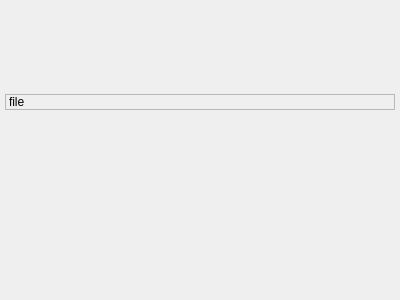
<?xml version="1.0" encoding="UTF-8"?>
<ui version="4.0">
 <class>LuaEditor</class>
 <widget class="QDialog" name="LuaEditor">
  <property name="geometry">
   <rect>
    <x>0</x>
    <y>0</y>
    <width>400</width>
    <height>300</height>
   </rect>
  </property>
  <property name="windowTitle">
   <string>Modules Editor</string>
  </property>
  <layout class="QGridLayout" name="gridLayout">
   <property name="margin">
    <number>5</number>
   </property>
   <item row="2" column="0">
    <widget class="QDialogButtonBox" name="buttonBox">
     <property name="orientation">
      <enum>Qt::Horizontal</enum>
     </property>
     <property name="standardButtons">
      <set>QDialogButtonBox::NoButton</set>
     </property>
    </widget>
   </item>
   <item row="1" column="0">
    <layout class="QGridLayout" name="layout">
     <item row="0" column="0">
      <widget class="QLabel" name="l_file">
       <property name="sizePolicy">
        <sizepolicy hsizetype="Preferred" vsizetype="Fixed">
         <horstretch>0</horstretch>
         <verstretch>0</verstretch>
        </sizepolicy>
       </property>
       <property name="frameShape">
        <enum>QFrame::StyledPanel</enum>
       </property>
       <property name="text">
        <string>file</string>
       </property>
      </widget>
     </item>
    </layout>
   </item>
  </layout>
 </widget>
 <resources/>
 <connections>
  <connection>
   <sender>buttonBox</sender>
   <signal>accepted()</signal>
   <receiver>LuaEditor</receiver>
   <slot>accept()</slot>
   <hints>
    <hint type="sourcelabel">
     <x>248</x>
     <y>254</y>
    </hint>
    <hint type="destinationlabel">
     <x>157</x>
     <y>274</y>
    </hint>
   </hints>
  </connection>
  <connection>
   <sender>buttonBox</sender>
   <signal>rejected()</signal>
   <receiver>LuaEditor</receiver>
   <slot>reject()</slot>
   <hints>
    <hint type="sourcelabel">
     <x>316</x>
     <y>260</y>
    </hint>
    <hint type="destinationlabel">
     <x>286</x>
     <y>274</y>
    </hint>
   </hints>
  </connection>
 </connections>
</ui>
